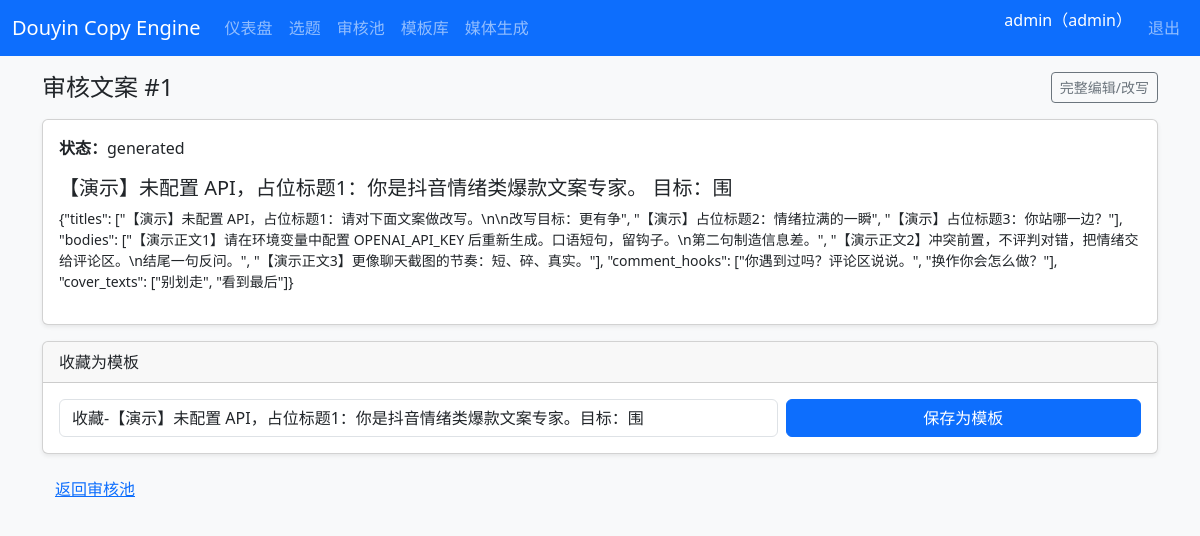
The app's page /reviews/1 (signed in) with its own data.
### app/models.py (models this page shows, shortened)
class User(UserMixin, db.Model):
    __tablename__ = "users"
    id = db.Column(db.Integer, primary_key=True, autoincrement=True)
    username = db.Column(db.String(50), unique=True, nullable=False, index=True)
    password_hash = db.Column(db.String(255), nullable=False)
    role = db.Column(db.String(20), nullable=False, default="creator")
    created_at = db.Column(db.DateTime, default=utcnow, nullable=False)

class Content(db.Model):
    __tablename__ = "contents"
    id = db.Column(db.Integer, primary_key=True, autoincrement=True)
    topic_id = db.Column(db.Integer, db.ForeignKey("topics.id"), nullable=False, index=True)
    template_id = db.Column(db.Integer, db.ForeignKey("templates.id"), index=True)
    title = db.Column(db.Text)
    body = db.Column(db.Text)
    comment_hook = db.Column(db.Text)
    cover_text = db.Column(db.Text)
    content_type = db.Column(db.String(20), default="chat")
    version_no = db.Column(db.Integer, default=1, nullable=False)
    status = db.Column(db.String(20), default="generated", nullable=False)
    risk_level = db.Column(db.String(20), default="low", nullable=False)
    created_by = db.Column(db.Integer, db.ForeignKey("users.id"), index=True)
    created_at = db.Column(db.DateTime, default=utcnow, nullable=False)
    updated_at = db.Column(db.DateTime, default=utcnow, onupdate=utcnow, nullable=False)
    author = db.relationship("User", foreign_keys=[created_by])
    rewrite_logs = db.relationship("RewriteLog", backref="content", lazy="dynamic", cascade="all, delete-orphan")
    review_records = db.relationship("ReviewRecord", backref="content", lazy="dynamic", cascade="all, delete-orphan")

### app/routes/reviews.py (the view)
@reviews_bp.route("/<int:content_id>")
@login_required
def detail(content_id):
    content = Content.query.get_or_404(content_id)
    return render_template("reviews/detail.html", content=content)

### app/templates/reviews/detail.html (shortened to what this page needs)
{% extends "base.html" %}
{% block content %}
<div class="d-flex justify-content-between align-items-center mb-3">
  <h2 class="h4 mb-0">审核文案 #{{ content.id }}</h2>
  <a class="btn btn-sm btn-outline-secondary" href="{{ url_for('contents.detail', id=content.id) }}">完整编辑/改写</a>
</div>
<div class="card shadow-sm mb-3">
  <div class="card-body">
    <p><strong>状态：</strong>{{ content.status }}</p>
    <h5>{{ content.title }}</h5>
    <pre class="small" style="white-space:pre-wrap;font-family:inherit;">{{ content.body }}</pre>
  </div>
</div>
<div class="card shadow-sm mb-3">
  <div class="card-header">收藏为模板</div>
  <div class="card-body">
    <form method="post" action="{{ url_for('reviews.favorite_template', content_id=content.id) }}" class="row g-2">
      <div class="col-md-8">
        <input class="form-control" name="name" placeholder="新模板名称" value="收藏-{{ (content.title or '')[:40] }}">
      </div>
      <div class="col-md-4">
        <button type="submit" class="btn btn-primary w-100">保存为模板</button>
      </div>
    </form>
  </div>
</div>
<a class="btn btn-link" href="{{ url_for('reviews.list_reviews') }}">返回审核池</a>
{% endblock %}

### app/templates/base.html (shortened to what this page needs)
<!DOCTYPE html>
<html lang="zh-CN">
<head>
  <link href="https://cdn.jsdelivr.net/npm/bootstrap@5.3.3/dist/css/bootstrap.min.css" rel="stylesheet">
</head>
<body class="bg-light">
<nav class="navbar navbar-expand-lg navbar-dark bg-primary mb-3">
  <div class="container-fluid">
    <a class="navbar-brand" href="{{ url_for('dashboard.index') }}">Douyin Copy Engine</a>
    <div class="collapse navbar-collapse" id="navMain">
      <ul class="navbar-nav me-auto">
        {% if current_user.is_authenticated %}
        <li class="nav-item"><a class="nav-link" href="{{ url_for('dashboard.index') }}">仪表盘</a></li>
        <li class="nav-item"><a class="nav-link" href="{{ url_for('topics.list_topics') }}">选题</a></li>
        <li class="nav-item"><a class="nav-link" href="{{ url_for('reviews.list_reviews') }}">审核池</a></li>
        <li class="nav-item"><a class="nav-link" href="{{ url_for('prompt_templates.list_templates') }}">模板库</a></li>
        <li class="nav-item"><a class="nav-link" href="{{ url_for('media.generate_media') }}">媒体生成</a></li>
        {% endif %}
      </ul>
      <ul class="navbar-nav">
        {% if current_user.is_authenticated %}
        <li class="nav-item"><span class="navbar-text text-white me-2">{{ current_user.username }}（{{ current_user.role }}）</span></li>
        <li class="nav-item"><a class="nav-link" href="{{ url_for('auth.logout') }}">退出</a></li>
        {% else %}
        <li class="nav-item"><a class="nav-link" href="{{ url_for('auth.login') }}">登录</a></li>
        {% endif %}
      </ul>
    </div>
  </div>
</nav>
<div class="container pb-5">
  {% block content %}{% endblock %}
</div>
</body>
</html>

### records on screen
User: username "admin", role "admin"
Content: id "1", status "generated", title "【演示】未配置 API，占位标题1：你是抖音情绪类爆款文案专家。 目标：围", body "{\"titles\": [\"【演示】未配置 API，占位标题1：请对下面文案做改写。\\n\\n改写目标：更有争\", \"【演示】占位标题2：情绪拉满的一瞬\", \"【演示】占位标题3：你站哪一边？\"], \"bodies\": [\"【演示正文1】请在环境变量中配置 OPENAI_API_KEY 后重新生成。口语短句，留钩子。\\n第二句制造信息差。\", \"【演示正文2】冲突前置，不评判对错，把情绪交给评论区。\\n结尾一句反问。\", \"【演示正文3】更像聊天截图的节奏：短、碎、真实。\"], \"comment_hooks\": [\"你遇到过吗？评论区说说。\", \"换作你会怎么做？\"], \"cover_texts\": [\"别划走\", \"看到最后\"]}", name "收藏-【演示】未配置 API，占位标题1：你是抖音情绪类爆款文案专家。目标：围"
